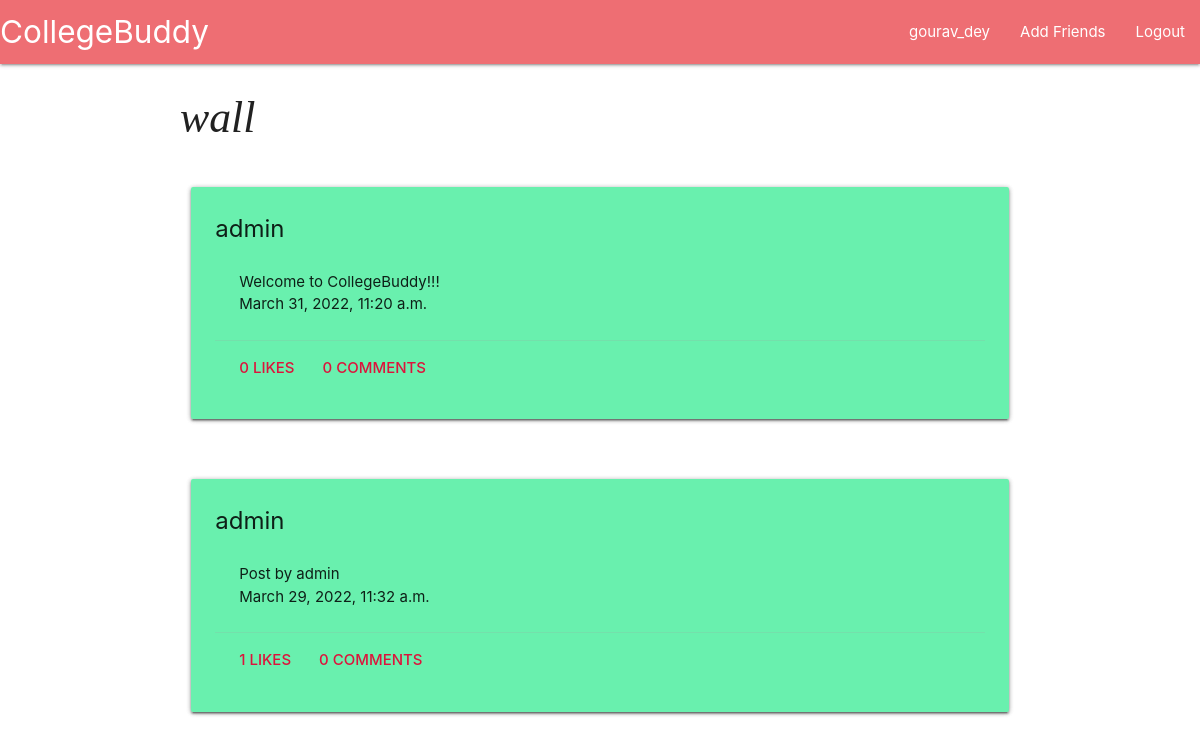
Before: /accounts/profile/ (signed in) with the older database file.
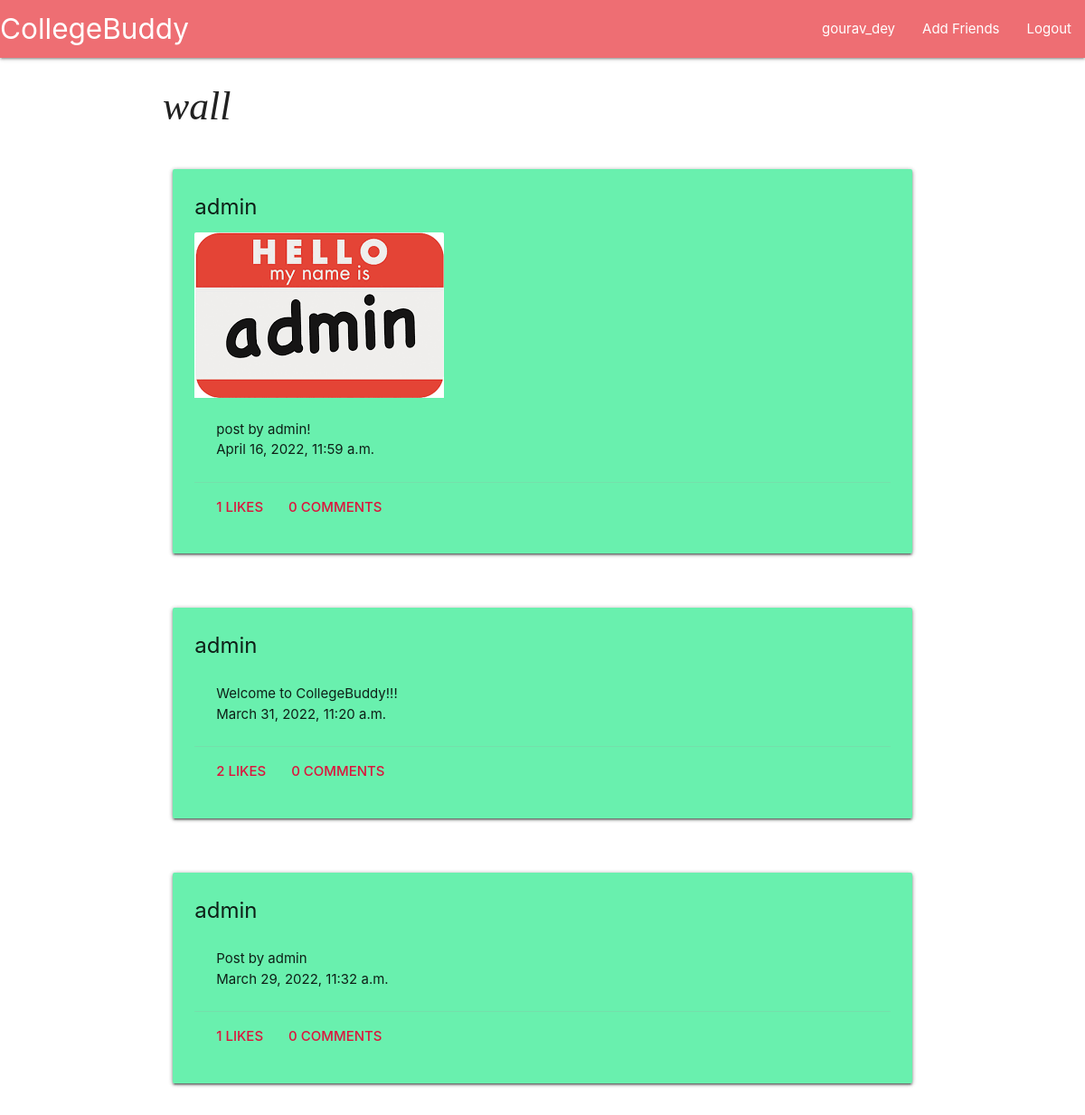
After: the same page with the newer database file.
### social/models.py (models this page shows, shortened)
class Post(models.Model):
    user = models.ForeignKey(User, on_delete=models.CASCADE)
    created_at = models.DateTimeField(auto_now = True)
    content = models.TextField()
    image = models.ImageField(blank = True)

### social/views.py (the view)
# urls.py: path("accounts/profile/", social_view.Wall.as_view(), name = "accounts_profile"),
class Wall(LoginRequiredMixin, ListView):
    template_name = "social/wall.html"
    context_object_name = "posts"
    login_url = "login/"
    def get_queryset(self):
        friendIds = []
        for friend in models.Friends.objects.filter(person1 = self.request.user):
            friendIds.append(friend.person2.id)
        for friend in models.Friends.objects.filter(person2 = self.request.user):
            friendIds.append(friend.person1.id)
        return models.Post.objects.filter(user__in = friendIds).order_by("-created_at")

### templates/social/wall.html
{% extends "base.html" %}
{% block content %}
    <div class="container">
        <h3 style="font-style: italic; font-family: cursive;" >wall</h3>
    </div>
    {% for post in posts %}
        {% include "social/components/post.html" %}
    {% endfor %}
{% endblock %}

### templates/base.html (shortened to what this page needs)
<!DOCTYPE html>
<html lang="en">
<head>
    <link rel="stylesheet" href="https://cdnjs.cloudflare.com/ajax/libs/materialize/1.0.0/css/materialize.min.css">
</head>
<body>
    <nav>
        <div class="nav-wrapper">
            <a href="/" class="brand-logo">CollegeBuddy</a>
            <ul id="nav-mobile" class="right hide-on-med-and-down">
                {% if user.is_authenticated %}
                <li><a href="/profile/">{{ user.username }}</a></li>
                <li><a href="/add-friends/">Add Friends</a></li>
                <li><a href="/logout/">Logout</a></li>
                {% else %}
                <li><a href="/login/">Login</a></li>
                <li><a href="/signup/">SignUp</a></li>
                {% endif %}
            </ul>
        </div>
    </nav>
    {% block content %}
    {% endblock %}
</body>
</html>

### templates/social/components/post.html (shortened to what this page needs)
<div class="container" style="margin-top: 1cm;">
    <div class="row">
        <div class="col s12">
            <div class="card">
                <div class="card-panel green accent-2">
                    <span class="card-title" style="font-weight:400;">{{post.user.username}}</span>
                    {% if post.image %}
                    <div class="card-image">
                        <img src="/media/{{ post.image }}" style="width: auto; margin-top: 10px;">
                    </div>
                    {% endif %}
                    <div class="card-content">
                        <p>{{post.content}}</p>
                        <p>{{post.created_at}}</p>
                    </div>
                    <div class="card-action">
                        <a href="#" onclick="likePost({{post.id}});"><strong style="color: crimson;">{{post.like_set.count}} LIKEs </strong>
                        </a>
                        <a class="modal-trigger" href="#postModal{{post.id}}"><strong style="color: crimson;">{{post.comment_set.count}} COMMENTS</strong></a>
                    </div>
                </div>
            </div>
        </div>
    </div>
</div>

Changed rows visible on the page:
added Post: user.username "admin", image (picture), content "post by admin!", created_at "April 16, 2022, 11:59 a.m.", like_set.count "1", comment_set.count "0"
computed for Post "Welcome to CollegeBuddy!!!": like_set.count "0" → "2"
